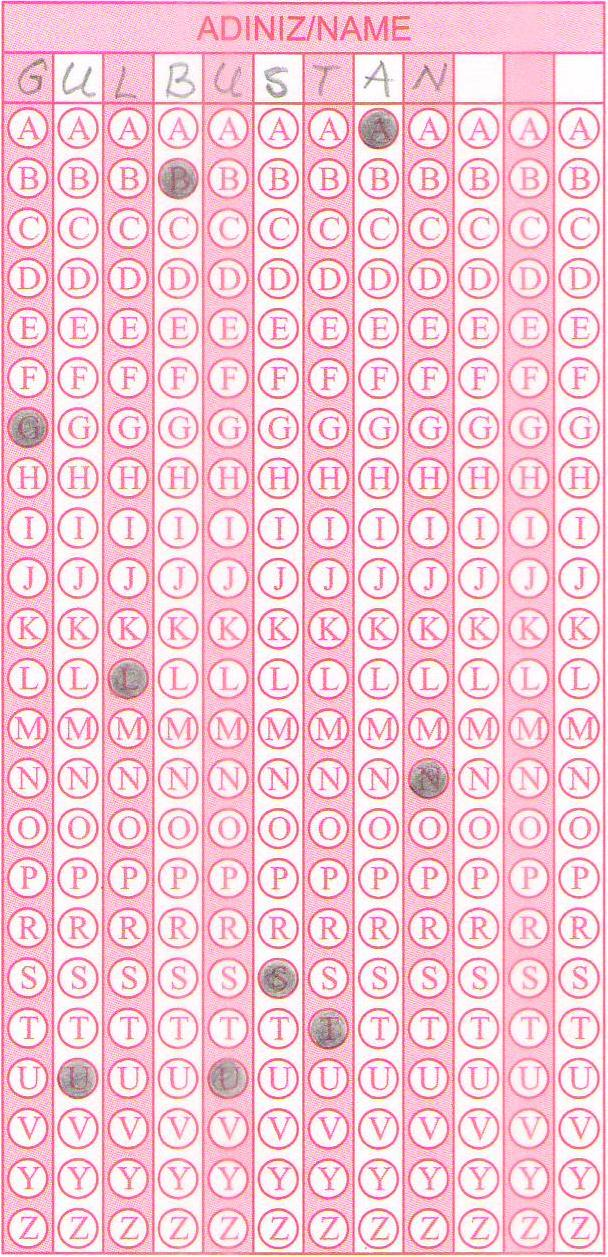
#> input picture Python/Name.jpg, 608 x 1257 px
$ python mainProg.py   (Python 2 division)   (older library calls are emulated)
#> lines starting #> are read from the running program, lines starting #| are printed output that depends on the picture; after the words box and inside, x2 and y2 are one past the last pixel; in counts of white or black regions, pixels touching at a corner belong together
#> further down, image is the input picture: shape (1257, 608, 3); mean B, G, R 215.4, 202.5, 242.1
### Python/findCircles.py
def findCircles(img):
	import numpy as np
	import argparse
	import imutils
	import cv2
	gray = cv2.cvtColor(img, cv2.COLOR_BGR2GRAY)
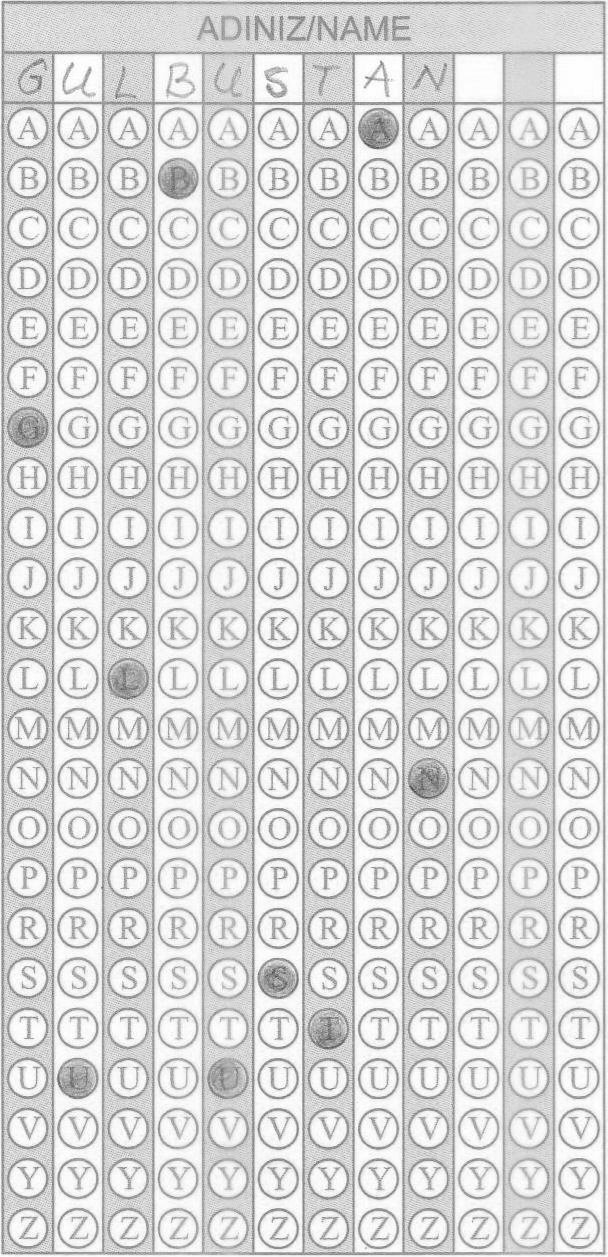
#> gray: shape (1257, 608); min 65, max 255, mean 215.8
	# [4 lines of commented-out code are left out]
	ret,bw = cv2.threshold(gray,190,255,cv2.THRESH_BINARY)
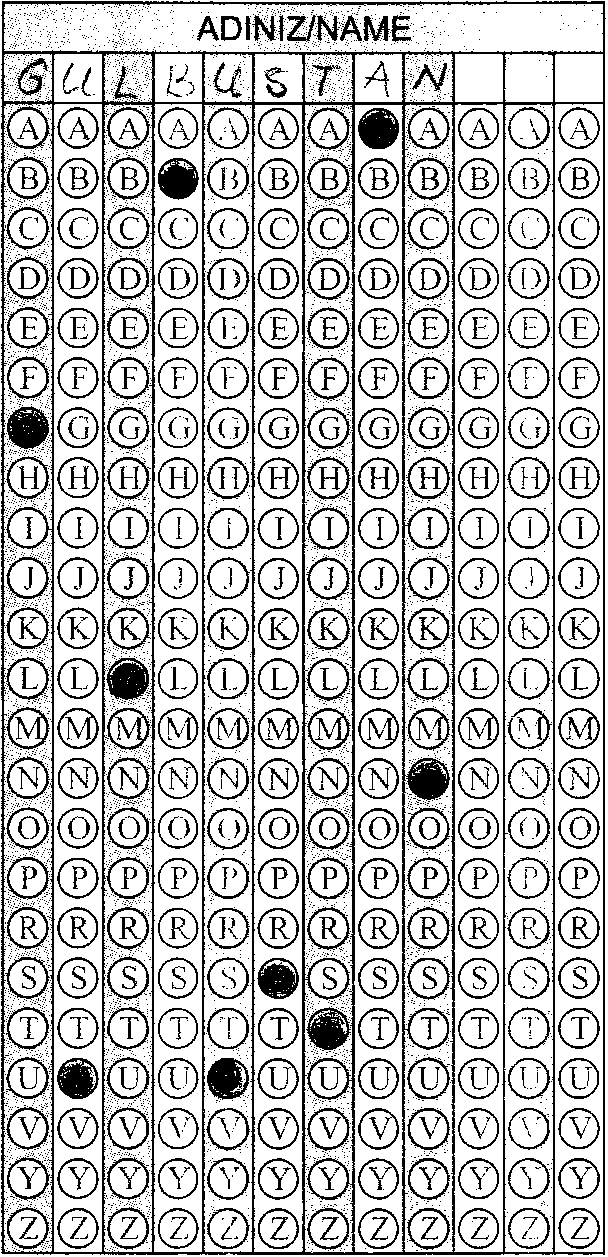
#> bw: shape (1257, 608); 76.9% white; black in thin lines or dots
	bw=~bw
#> bw: shape (1257, 608); 23.1% white in thin lines or dots
	#Apply imopen
	op = cv2.morphologyEx(bw, cv2.MORPH_OPEN, cv2.getStructuringElement(cv2.MORPH_CROSS,(9,9)))
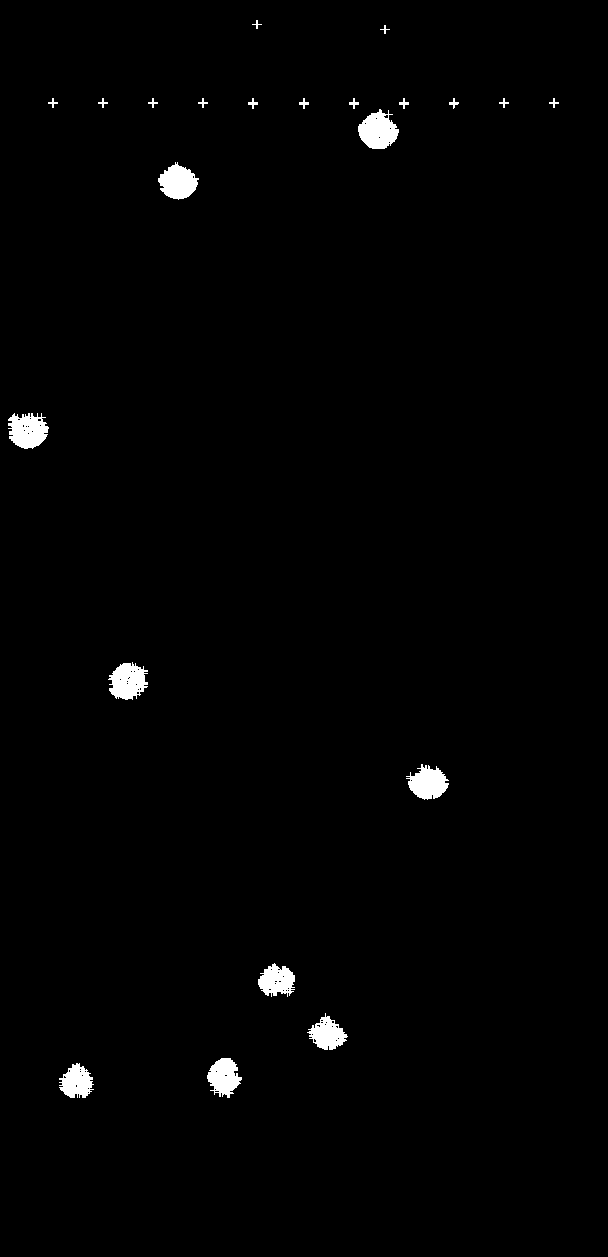
#> op: shape (1257, 608); 1.2% white; 22 white regions
	# find contours in the thresholded image, then initialize
	# the list of contours that correspond to questions
	cnts = cv2.findContours(op.copy(), cv2.RETR_EXTERNAL, cv2.CHAIN_APPROX_SIMPLE)
#> cnts = 22 contours, 8 with area under 20; largest, box (x1, y1, x2, y2) and area: (358, 109, 399, 149) 1044, (8, 413, 49, 449) 988, (108, 662, 148, 700) 973, (158, 162, 199, 200) 940, (406, 764, 449, 800) 890
	cnts = cnts[0] if imutils.is_cv2() else cnts[1]
	questionCnts = []

	# loop over the contours
	for c in cnts:
		# compute the bounding box of the contour, then use the
		# bounding box to derive the aspect ratio
		(x, y, w, h) = cv2.boundingRect(c)
		ar = w / float(h)
		#print w,h,ar

		# in order to label the contour as a question, region
		# should be sufficiently wide, sufficiently tall, and
		# have an aspect ratio approximately equal to 1[+-0.5]
		if w >= 20 and h >= 20 and ar >= 0.7 and ar <= 1.5:
			questionCnts.append(c)
#> this loop made 22 passes
#> (x, y, w, h, ar) on passes 1 to 12: (59, 1063, 35, 35, 1), (207, 1058, 35, 40, 0.875), (307, 1013, 41, 37, 1.11), (258, 963, 37, 34, 1.09), (406, 764, 43, 36, 1.19), (108, 662, 40, 38, 1.05), (8, 413, 41, 36, 1.14), (158, 162, 41, 38, 1.08), (358, 109, 41, 40, 1.02), (549, 98, 10, 10, 1), (499, 98, 10, 10, 1), (449, 98, 10, 11, 0.909)
#> after the loop, questionCnts = 9 contours; largest, box (x1, y1, x2, y2) and area: (358, 109, 399, 149) 1044, (8, 413, 49, 449) 988, (108, 662, 148, 700) 973, (158, 162, 199, 200) 940, (406, 764, 449, 800) 890
	return questionCnts

### Python/mainProg.py
import cv2
from findCircles import findCircles
from findLetters import findLetters
from showBlobs import showBlobs
from findChoices import findChoices

image = cv2.imread("Name.jpg")
cnts = findCircles(image)
#> cnts has the same summary as questionCnts in findCircles
#> (the run stopped early here; a loop or call above may not have finished)
